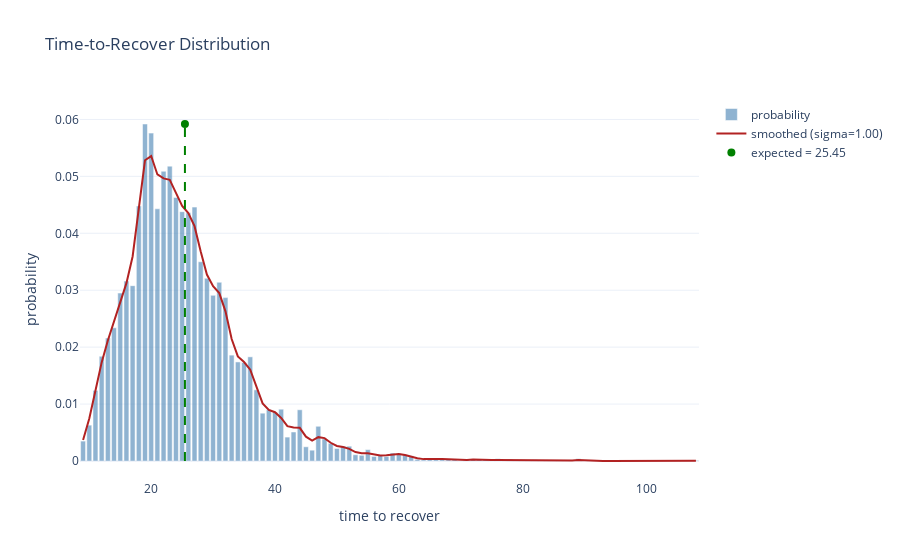

Write notebook code for a chart like this one.
### Code cell
# Just restart the notebook and it will run all benchmarks again.
# Cached benchmarks are stored in memory and reused if the source file did not change.


def compute_sha1(path):
    """Return SHA1 hash of the file's contents."""
    with open(path, "rb") as f:
        return hashlib.sha1(f.read()).hexdigest()


def load_module(name):
    """Import or reload impls.<name>."""
    full_name = "impls." + name

    if full_name in globals():
        module = importlib.reload(globals()[full_name])
    else:
        module = importlib.import_module(full_name)
        globals()[full_name] = module

    return module


# Iterate over implementation files
for file in IMPLS_DIR.glob("*.py"):
    name = file.stem

    # Skip interface and private modules
    if name == "_interface" or name.startswith("_"):
        continue

    print("Found implementation:", name)

    file_hash = compute_sha1(file)

    # If cached: check whether file changed
    if name in benchmark_cache:
        cached = benchmark_cache[name]
        cached_hash = cached["hash"]
        cached_stats = cached["stats"]

        if cached_hash == file_hash:
            print("  No changes. Using cached benchmark.")
            render_distribution(cached_stats)
            print()
            continue
        else:
            print("  File changed. Reloading and benchmarking again.")
    else:
        print("  First time seen. Benchmarking.")

    # Load/reload implementation
    module = load_module(name)

    # Require expected constructors
    if not hasattr(module, "producer_constructor") or not hasattr(
        module, "recoverer_constructor"
    ):
        print("  Missing constructors. Skipping.\n")
        continue

    producer_constructor = module.producer_constructor
    recoverer_constructor = module.recoverer_constructor

    # Run benchmark
    stats = visual_benchmark(
        producer_constructor,
        recoverer_constructor,
        N=5,
        D=9999360,
        passes=10000,
    )

    # Store into cache
    benchmark_cache[name] = {
        "hash": file_hash,
        "stats": stats,
    }

    # Render the new result
    render_distribution(stats)

### Figure 1 — Plotly figure (JSON) as saved in the notebook; plotly's stock layout.template omitted (floating-point values rounded to 4 significant figures)
{"data": [{"marker": {"color": "steelblue"}, "name": "probability", "opacity": 0.6, "type": "bar", "x": [9, 10, 11, 12, 13, 14, 15, 16, 17, 18, 19, 20, 21, 22, 23, 24, 25, 26, 27, 28, 29, 30, 31, 32, 33, 34, 35, 36, 37, 38, 39, 40, 41, 42, 43, 44, 45, 46, 47, 48, 49, 50, 51, 52, 53, 54, 55, 56, 57, 58, 59, 60, 61, 62, 63, 64, 65, 66, 67, 68, 69, 70, 71, 72, 73, 74, 75, 76, 77, 78, 79, 80, 81, 82, 83, 84, 85, 86, 87, 88, 89, 90, 91, 92, 93, 94, 95, 96, 97, 98, 99, 100, 101, 102, 103, 104, 105, 106, 107, 108], "y": [0.0035, 0.0063, 0.0124, 0.0184, 0.0216, 0.0234, 0.0295, 0.0316, 0.0308, 0.0448, 0.0592, 0.0576, 0.0443, 0.0509, 0.0518, 0.0463, 0.0438, 0.0436, 0.0446, 0.035, 0.0321, 0.0291, 0.0314, 0.0287, 0.0186, 0.0174, 0.0173, 0.0183, 0.0125, 0.0084, 0.009, 0.0086, 0.0091, 0.0042, 0.0051, 0.009, 0.0025, 0.0019, 0.0061, 0.0039, 0.0031, 0.0022, 0.0026, 0.0026, 0.0011, 0.001, 0.002, 0.0008, 0.001, 0.0008, 0.0014, 0.0013, 0.0011, 0.0009, 0.0003, 0.0002, 0.0004, 0.0005, 0.0003, 0.0003, 0.0003, 0.0, 0.0002, 0.0003, 0.0003, 0.0003, 0.0, 0.0004, 0.0, 0.0003, 0.0001, 0.0002, 0.0001, 0.0002, 0.0, 0.0001, 0.0001, 0.0001, 0.0, 0.0, 0.0004, 0.0, 0.0, 0.0, 0.0, 0.0, 0.0, 0.0, 0.0, 0.0, 0.0, 0.0, 0.0, 0.0, 0.0, 0.0, 0.0, 0.0, 0.0, 0.0001]}, {"line": {"color": "firebrick", "width": 2}, "mode": "lines", "name": "smoothed (sigma=1.00)", "type": "scatter", "x": [9, 10, 11, 12, 13, 14, 15, 16, 17, 18, 19, 20, 21, 22, 23, 24, 25, 26, 27, 28, 29, 30, 31, 32, 33, 34, 35, 36, 37, 38, 39, 40, 41, 42, 43, 44, 45, 46, 47, 48, 49, 50, 51, 52, 53, 54, 55, 56, 57, 58, 59, 60, 61, 62, 63, 64, 65, 66, 67, 68, 69, 70, 71, 72, 73, 74, 75, 76, 77, 78, 79, 80, 81, 82, 83, 84, 85, 86, 87, 88, 89, 90, 91, 92, 93, 94, 95, 96, 97, 98, 99, 100, 101, 102, 103, 104, 105, 106, 107, 108], "y": [0.003673, 0.007452, 0.01239, 0.01732, 0.02117, 0.0246, 0.02819, 0.03125, 0.03593, 0.04481, 0.05283, 0.05357, 0.05034, 0.04964, 0.0494, 0.04711, 0.04482, 0.04356, 0.04125, 0.03679, 0.03275, 0.0307, 0.02949, 0.02628, 0.02142, 0.01837, 0.01739, 0.01603, 0.01299, 0.01013, 0.008972, 0.008571, 0.007568, 0.006114, 0.005903, 0.005828, 0.004277, 0.003573, 0.00419, 0.004027, 0.003203, 0.00264, 0.002448, 0.002128, 0.001572, 0.001349, 0.001362, 0.001154, 0.0009801, 0.001027, 0.001188, 0.001221, 0.001068, 0.000787, 0.0004749, 0.000331, 0.0003668, 0.0003986, 0.000352, 0.0002946, 0.0002229, 0.0001561, 0.0001875, 0.0002583, 0.0002775, 0.000231, 0.0001883, 0.0001938, 0.000177, 0.0001768, 0.000169, 0.0001552, 0.0001439, 0.0001211, 8.474e-05, 8.075e-05, 8.92e-05, 7.128e-05, 5.165e-05, 0.0001027, 0.0001601, 9.681e-05, 2.16e-05, 1.773e-06, 0.0, 0.0, 0.0, 0.0, 0.0, 0.0, 0.0, 0.0, 0.0, 0.0, 0.0, 0.0, 4.433e-07, 5.401e-06, 2.42e-05, 3.991e-05]}, {"marker": {"color": "green", "size": 8}, "mode": "markers", "name": "expected = 25.45", "showlegend": true, "type": "scatter", "x": [25.45], "y": [0.0592]}], "layout": {"shapes": [{"line": {"color": "green", "dash": "dash", "width": 2}, "type": "line", "x0": 25.45, "x1": 25.45, "y0": 0, "y1": 0.0592}], "title": {"text": "Time-to-Recover Distribution"}, "xaxis": {"title": {"text": "time to recover"}}, "yaxis": {"title": {"text": "probability"}}}}
